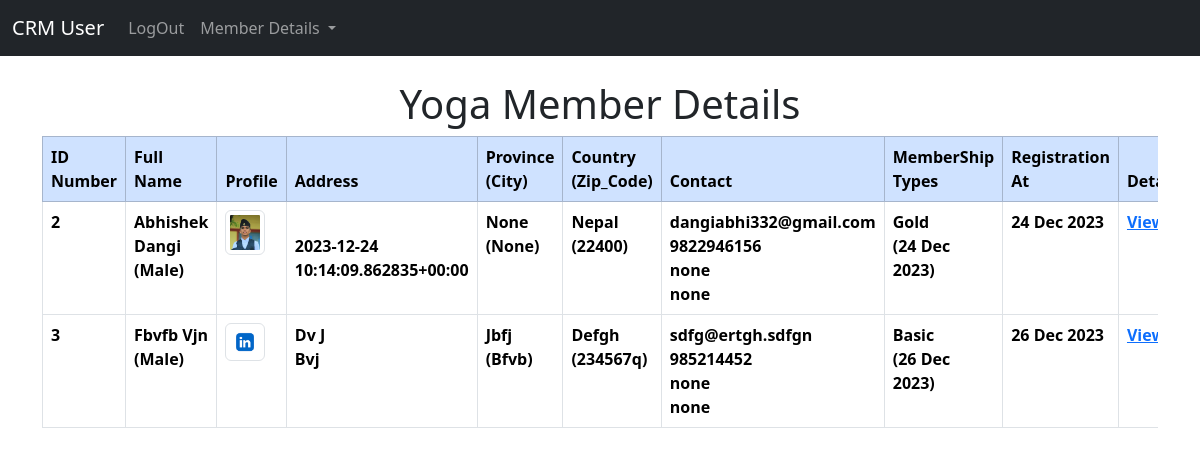
The page /user/yoga_details/ (signed in) on the database as committed earlier.
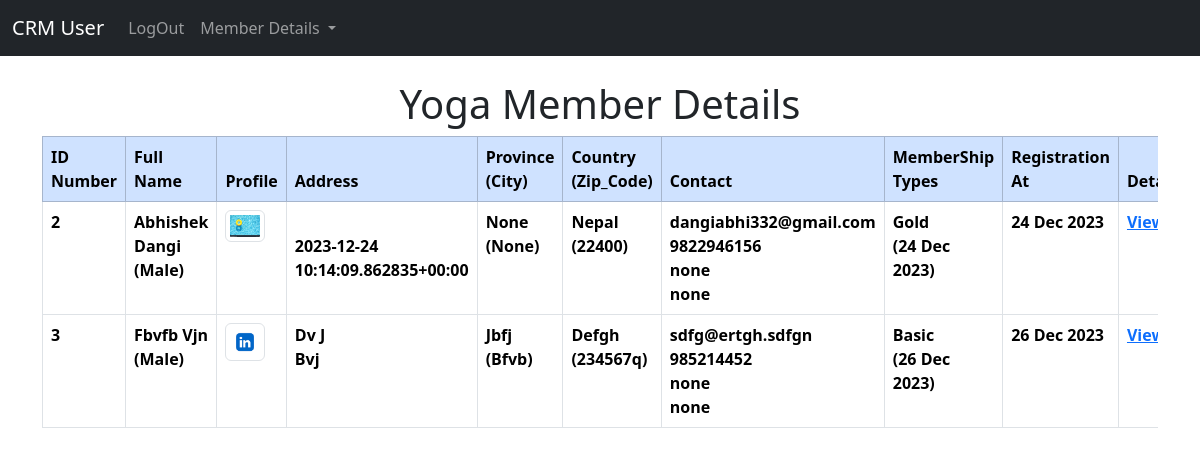
The same page on the database as committed later.
### user_app/models.py (models this page shows, shortened)
class YogaMember(models.Model):
    first_name = models.CharField(max_length=100)
    middel_name = models.CharField(max_length=10,blank=True)
    last_name = models.CharField(max_length=100)
    gender = models.CharField(max_length=20, choices=[("male", "Male"),("female", "Female"),("other", "Other"),])
    images = models.ImageField(upload_to="YogaMember/%Y/%m/%d", blank=False)
    street_address = models.CharField(max_length=255, blank=True)
    street_address2 = models.CharField(max_length=255, blank=True)
    city = models.CharField(max_length=100, blank=True, null=True)
    state_province = models.CharField(max_length=100, blank=True, null=True)
    zip_code = models.CharField(max_length=20)
    country = models.CharField(max_length=100)
    email = models.EmailField(unique=True)
    date_of_birth = models.DateField(default=timezone.now)
    membership_types = models.CharField(max_length=20, choices= [("basic", "Basic"),("gold", "Gold"),], default="basic")
    date_of_signature = models.DateTimeField(default=timezone.now)
    contact = models.CharField(max_length=10)
    emergency_contact = models.CharField(max_length=10,blank=True, null=True)
    emergency_contact2 = models.CharField(max_length=10,blank=True, null=True)
    registration_date = models.DateField(auto_now_add=True)

### user_app/views.py (the view)
# urls.py: path('yoga_details/', views.yoga_details, name='yoga_details'),
def yoga_details(request):
    if request.user.is_authenticated:
        yoga_member = YogaMember.objects.all()
        return render(
            request, "user/yoga/yoga_details.html", {"yoga_member": yoga_member}
        )
    else:
        messages.success(request, "YOu Must Be")
        return redirect("home")

### templates/user/yoga/yoga_details.html
{% extends 'user/base.html' %}
{% block main %}
{% if user.is_authenticated %}
<div class="table-responsive">
     <h1 class="text-center text-capitalize">yoga member details</h1>
     <table class="table  table-hover table-bordered">
          <thead class="table-primary">
               <tr>
                    <th scope="col">ID Number</th>
                    <th scope="col">Full Name</th>
                    <th scope="col">Profile</th>
                    <th scope="col">Address</th>
                    <th scope="col">Province (City)</th>
                    <th scope="col">Country (Zip_Code)</th>
                    <th scope="col">Contact</th>
                    <th scope="col">MemberShip Types</th>
                    <th scope="col">Registration At</th>
                    <th scope="col">Details</th>
               </tr>
          </thead>
          <tbody>
               {% if yoga_member %}
               {% for yoga_member in yoga_member %}
               <tr class="text-capitalize">
                    <th scope="row">{{yoga_member.id}}</th>
                    <th>{{yoga_member.first_name}} {{yoga_member.last_name}} <br>({{yoga_member.gender}})</th>
                    <th><img src="{{yoga_member.images.url}}" alt="{{ yoga_member.first_name }}" class="img-thumbnail"
                              style="max-width: 40px;"></th>
                    <th>{{yoga_member.street_address}} <br> {{yoga_member.street_address2}}</th>
                    <th>{{yoga_member.state_province}} ({{yoga_member.city}})</th>
                    <th>{{yoga_member.country}} ({{yoga_member.zip_code}})</th>
                    <th class="text-lowercase">
                         {{yoga_member.email}}<br>{{yoga_member.contact}}<br>{{yoga_member.emergency_contact}}<br>{{yoga_member.emergency_contact2}}
                    </th>
                    <th>{{yoga_member.membership_types}}<br> ({{yoga_member.date_of_signature| date:"d M Y"}})</th>
                    <th>{{yoga_member.registration_date | date:"d M Y"}}</th>
                    <th>
                         <a href="{% url 'yoga_member' yoga_member.pk %}">View</a>
                    </th>
               </tr>
               {% endfor %}
               {% endif %}
          </tbody>
     </table>
</div>
{% endif %}
{% endblock main %}

Rows that differ between the two databases and show on the page:
changed YogaMember "Abhishek": images: a different picture
